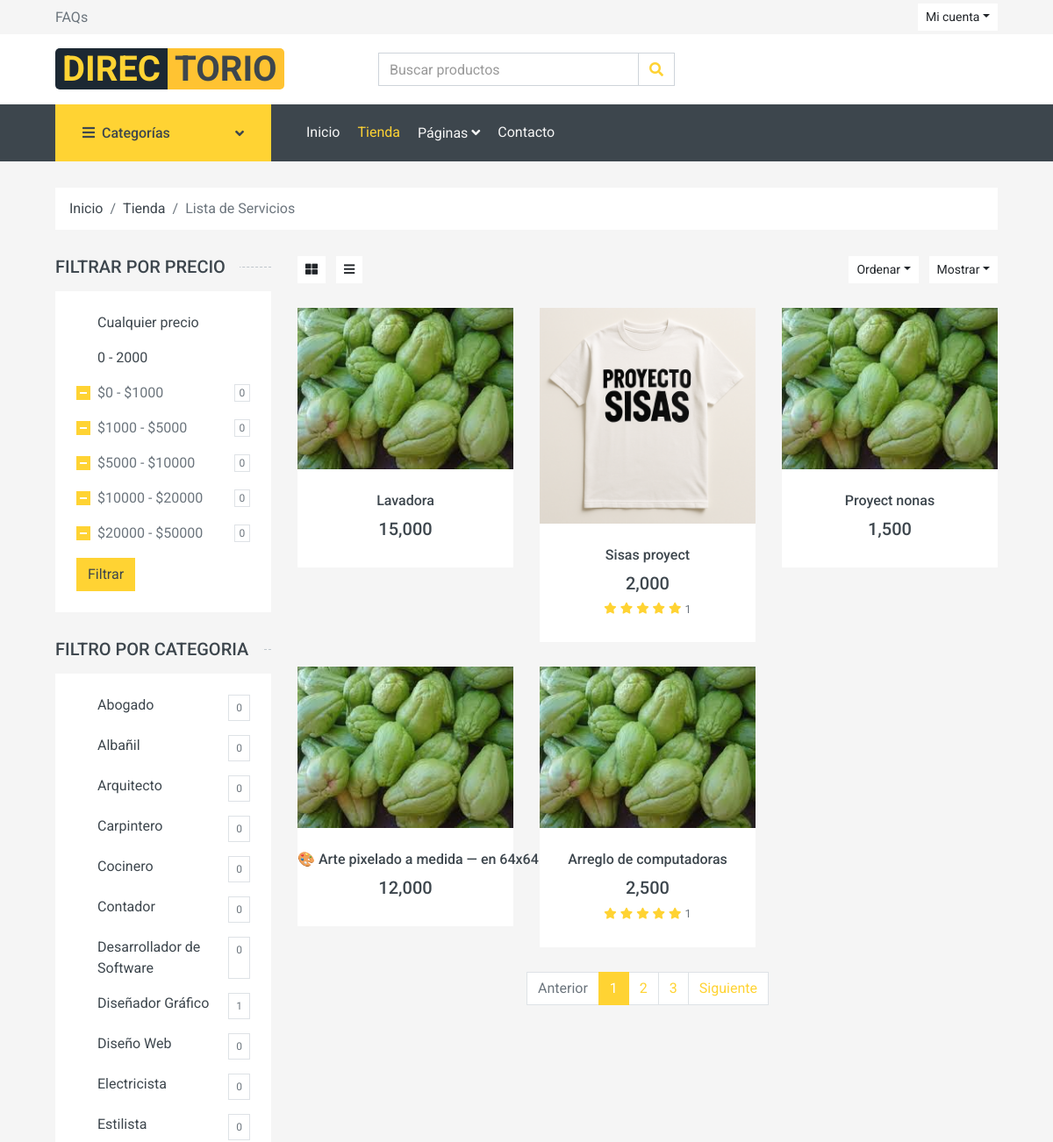
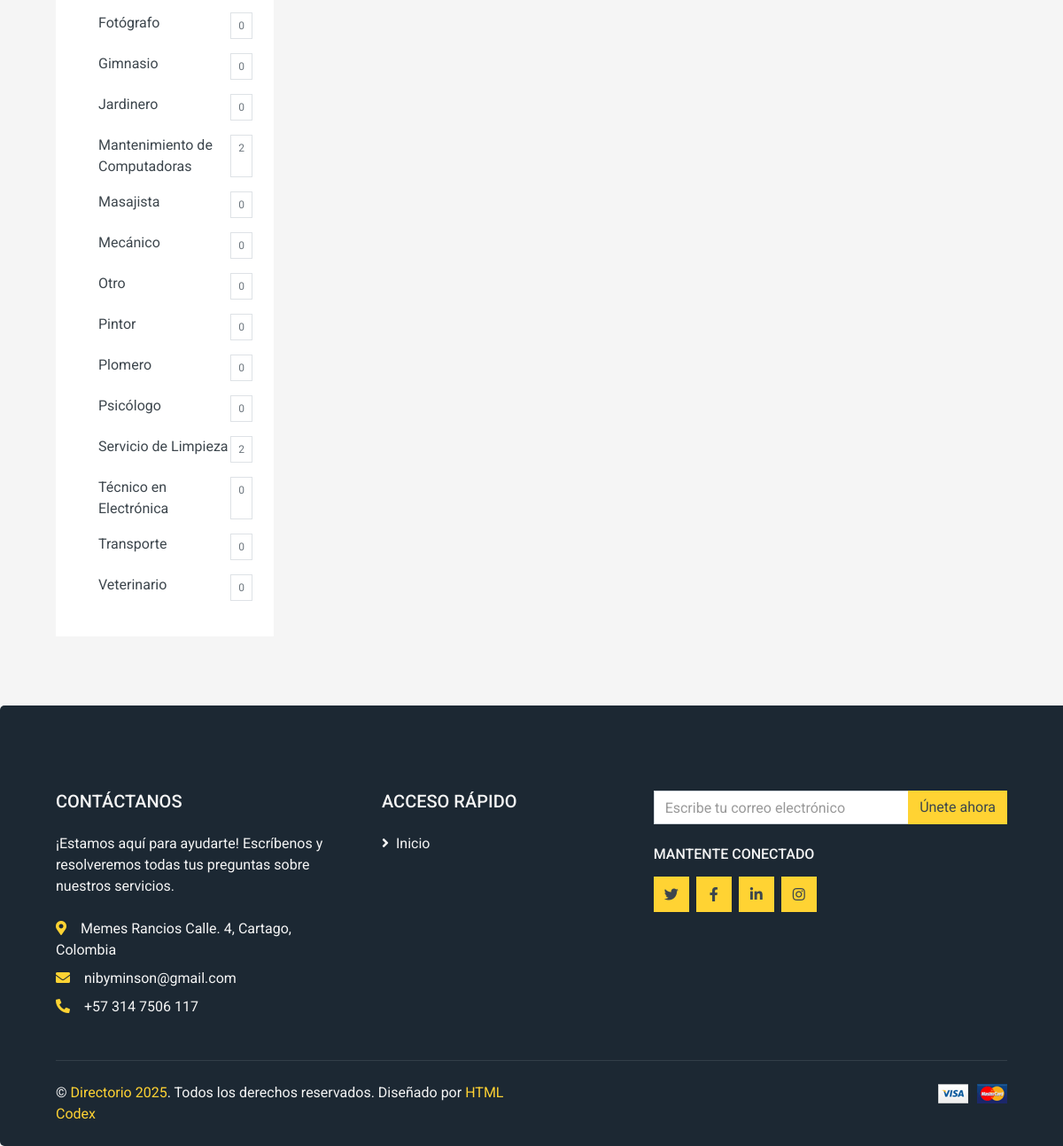
The app's page /rutas/rutas.php?page=shop with its own data (2 pictures, top to bottom).
### tables this page shows
CREATE TABLE `categoria` (
  `id_categoria` int(11) NOT NULL,
  `nombre` varchar(80) NOT NULL,
  `estado` varchar(100) NOT NULL DEFAULT 'Activo'
);

CREATE TABLE `servicio_imagenes` (
  `id` int(11) NOT NULL,
  `imagen_ref` varchar(200) NOT NULL,
  `servicio_id` int(11) NOT NULL
);

CREATE TABLE `servicio` (
  `id_servicio` int(11) NOT NULL,
  `titulo` varchar(500) DEFAULT NULL,
  `descripcion` varchar(500) DEFAULT NULL,
  `precio` decimal(10,0) NOT NULL,
  `fecha_creacion` datetime NOT NULL DEFAULT current_timestamp(),
  `usuario_id_usuario` int(11) NOT NULL,
  `categoria_id_categoria` int(11) NOT NULL,
  `estado` varchar(45) NOT NULL DEFAULT 'Activo',
  `barrio_id` int(11) NOT NULL,
  `direccion` varchar(100) DEFAULT 'No aplica'
);

### app/controladores/landingPageController.php (called while the page is built, shortened)
<?php
require_once(__DIR__ . '/../modelos/CategoryModel.php');
require_once(__DIR__ . '/../modelos/serviceModel.php');
require_once(__DIR__ . '/../modelos/reviewsModel.php');
class LandingPageController{
    private $categoryModel;
    private $serviceModel;
    private $reviewsModel;
    public function __construct(){
        $this->categoryModel = new CategoryModel;
        $this->serviceModel = new ServiceModel;
        $this->reviewsModel = new ReviewsModel;
    }
    public function ShopPage(){
        $data = $this->categoryModel->GetAllCategory();
        $services_count = [];
        $services = [];
        $filter_category = isset($_GET["category"]) ? intval($_GET["category"]) : null ;
        $min = isset($_GET["min"]) ? intval($_GET["min"]) : null ;
        $max = isset($_GET["max"]) ? intval($_GET["max"]) : null ;
        if (isset($filter_category) || (isset($min) && isset($max))) {
            if (isset($filter_category) && !isset($min) ) {
                if(!is_numeric($filter_category) || $filter_category < 1) {
                    header("Location: rutas.php?page=home");
                    die();
                }
                $services = $this->serviceModel->ServicesByCategory($filter_category);
            }else if(isset($min) && !isset($filter_category)){
                if ($min < 0 || $max <= $min) {
                    header("Location: rutas.php?page=home");
                    die();
                }
                $services = $this->serviceModel->ServicesByPrice($min,$max);
            }else{
            }
        }else {
            $services = $this->serviceModel->ServicesWithReviews();
        }
        $reviews = [];
        foreach ($services as $service) {
            $query = $this->reviewsModel->AllServicesReviews($service["id_servicio"]);
            $reviews[] = ["calificacion"=>$query[0]["calificacion"],"total_reviews"=>$query[0]["total_reviews"]];
        }
        foreach ($data as $category) {
            $query = $this->serviceModel->CountServiceByCategory($category["id_categoria"]);
            $services_count[] = ["service_count"=>$query[0]["service_count"]];
        }
        include_once(__DIR__ . '/../vistas/landing/shop.php');
    }
}

### app/modelos/reviewsModel.php (called while the page is built, shortened)
<?php
require_once(__DIR__ . '/../../configuracion/mysql.php');
class ReviewsModel extends Mysql{
    private $conn;
    public function __construct(){
        $mysql = new Mysql();
        $this->conn = $mysql->conect();
    }
    public function AllServicesReviews($service_id){
        $query = "SELECT AVG(reviews.calificacion) as calificacion, COUNT(*) as total_reviews
        FROM reviews
        WHERE reviews.servicio_id = ?
        LIMIT 9";
        $preparedStmt = $this->conn->prepare($query);
        $preparedStmt->execute([$service_id]);
        $data = $preparedStmt->fetchAll(PDO::FETCH_ASSOC);
        return $data;
    }
}

### configuracion/mysql.php (called while the page is built)
<?php
class Mysql{
    public $conect;
    private $DB_HOST = 'localhost';
    private $DB_NAME = 'directorio';
    private $DB_PORT = '3306';
    private $DB_USERNAME = 'root';
    private $DB_PASSWORD = '';
    private $DB_CHARSET = 'utf8mb4';
    public function __construct(){
        $connectionString = "mysql:host=".$this->DB_HOST. ";dbname=".$this->DB_NAME.";port=".$this->DB_PORT.";charset=".$this->DB_CHARSET;
        try{
            $this->conect = new PDO($connectionString, $this->DB_USERNAME, $this->DB_PASSWORD);
            $this->conect->setAttribute(PDO::ATTR_ERRMODE, PDO::ERRMODE_EXCEPTION);
        }catch(PDOException $e){
            echo "CONNECTION ERROR: " . $e->getMessage();
        }
    }
    public function conect(){
        return $this->conect;
    }
}

### app/modelos/serviceModel.php (called while the page is built, shortened)
<?php
require_once(__DIR__ . '/../../configuracion/mysql.php');
class ServiceModel extends Mysql {
    private $connection;
    public function __construct(){
        $mysql = new Mysql();
        $this->connection = $mysql->conect();
    }
    public function ServicesWithReviews(){
        $query = "SELECT s.id_servicio, s.titulo, s.precio,
        servicio_imagenes.imagen_ref as imagen_servicio
        FROM servicio s
        INNER JOIN servicio_imagenes on servicio_imagenes.servicio_id = s.id_servicio
        ";
        $preparedStmt = $this->connection->prepare($query);
        $preparedStmt->execute();
        $services = $preparedStmt->fetchAll(PDO::FETCH_ASSOC);
        return $services;
    }
    public function CountServiceByCategory($category_id){
        $query = "SELECT COUNT(s.categoria_id_categoria) AS service_count
        FROM servicio s
        WHERE s.categoria_id_categoria = ?";
        $preparedStmt = $this->connection->prepare($query);
        $preparedStmt->execute([$category_id]);
        $info = $preparedStmt->fetchAll(PDO::FETCH_ASSOC);
        return $info;
    }
}

### app/modelos/categoryModel.php (called while the page is built, shortened)
<?php
require_once(__DIR__ . '/../../configuracion/mysql.php');
class CategoryModel extends Mysql{
    private $connection;
    public function __construct(){
        $mysql = new Mysql();
        $this->connection = $mysql->conect();
    }
    public function GetAllCategory(){
        $query = "SELECT * FROM categoria ORDER BY nombre ASC";
        $preparedStmt = $this->connection->prepare($query);
        $preparedStmt->execute();
        $data = $preparedStmt->fetchAll(PDO::FETCH_ASSOC);
        return $data;
    }
}

### app/vistas/landing/shop.php (the view, shortened to what this page needs)
<?php
include_once RUTA_BASE . '/app/vistas/landing/plantilla/header.php';
?>
<body>
    <div class="container-fluid">
        <div class="row px-xl-5">
            <div class="col-12">
                <nav class="breadcrumb bg-light mb-30">
                    <a class="breadcrumb-item text-dark" href="<?= URL_BASE ?>/rutas/rutas.php?page=home">Inicio</a>
                    <a class="breadcrumb-item text-dark" href="<?= URL_BASE ?>/rutas/rutas.php?page=shop">Tienda</a>
                    <span class="breadcrumb-item active">Lista de Servicios</span>
                </nav>
            </div>
        </div>
    </div>
    <div class="container-fluid">
        <div class="row px-xl-5">
            <div class="col-lg-3 col-md-4">
                    <h5 class="section-title position-relative text-uppercase mb-3"><span class="bg-secondary pr-3">Filtrar por precio</span></h5>
                    <div class="bg-light p-4 mb-30">
                        <form action="rutas.php">
                                <div class="custom-control d-flex align-items-center justify-content-between mb-3">
                                    <a href="rutas.php?page=shop"
                                    class="text-dark">
                                        Cualquier precio
                                    </a>
                                </div>
                                <div class="custom-control d-flex align-items-center justify-content-between mb-3">
                                    <a href="rutas.php?page=shop&min0&max=2000"
                                    class="text-dark">
                                        0 - 2000
                                    </a>
                                </div>
                                <div class="custom-control custom-checkbox d-flex align-items-center justify-content-between mb-3">
                                    <label class="custom-control-label" for="price-1">$0 - $1000</label>
                                    <span class="badge border font-weight-normal">0</span>
                                </div>
                                <div class="custom-control custom-checkbox d-flex align-items-center justify-content-between mb-3">
                                    <label class="custom-control-label" for="price-2">$1000 - $5000</label>
                                    <span class="badge border font-weight-normal">0</span>
                                </div>
                                <div class="custom-control custom-checkbox d-flex align-items-center justify-content-between mb-3">
                                    <label class="custom-control-label" for="price-3">$5000 - $10000</label>
                                    <span class="badge border font-weight-normal">0</span>
                                </div>
                                <div class="custom-control custom-checkbox d-flex align-items-center justify-content-between mb-3">
                                    <label class="custom-control-label" for="price-4">$10000 - $20000</label>
                                    <span class="badge border font-weight-normal">0</span>
                                </div>
                                <div class="custom-control custom-checkbox d-flex align-items-center justify-content-between">
                                    <label class="custom-control-label" for="price-5">$20000 - $50000</label>
                                    <span class="badge border font-weight-normal">0</span>
                                </div>
                                <button class="btn btn-primary mt-3">Filtrar</button>
                        </form>
                    </div>
                    <h5 class="section-title position-relative text-uppercase mb-3"><span class="bg-secondary pr-3">Filtro por categoria</span></h5>
                    <div class="bg-light p-4 mb-30">
                        <?php foreach ($data as $index => $category) : ?>
                        <div class="custom-control mb-3 d-flex justify-content-between">
                            <a href="rutas.php?page=shop&category=<?= $category["id_categoria"]?>"
                            class="text-dark">
                                <?= $category["nombre"] ?>
                            </a>
                            <span class="badge border font-weight-normal p-2">
                                <?php echo $services_count[$index]["service_count"] ?>
                            </span>
                        </div>
                        <?php endforeach ?>
                    </div>
            </div>
            <main class="col-lg-9 col-md-8">
                <div class="row pb-3">
                    <div class="col-12 pb-1">
                        <div class="d-flex align-items-center justify-content-between mb-4">
                            <div>
                                <button class="btn btn-sm btn-light"><i class="fa fa-th-large"></i></button>
                                <button class="btn btn-sm btn-light ml-2"><i class="fa fa-bars"></i></button>
                            </div>
                            <div class="ml-2">
                                <div class="btn-group">
                                    <button type="button" class="btn btn-sm btn-light dropdown-toggle" data-toggle="dropdown">Ordenar</button>
                                </div>
                                <div class="btn-group ml-2">
                                    <button type="button" class="btn btn-sm btn-light dropdown-toggle" data-toggle="dropdown">Mostrar</button>
                                </div>
                            </div>
                        </div>
                    </div>
                    <?php if (count($services) > 0) : ?>
                        <?php foreach($services as $index => $service) : ?>
                            <div class="col-lg-4 col-md-6 col-sm-6 pb-1">
                                <div class="product-item bg-light mb-4">
                                    <div class="product-img position-relative overflow-hidden">
                                        <img class="img-fluid w-100" src="<?= URL_BASE ?>/publico/img/servicios/<?= $service["imagen_servicio"] ?>" alt="Imagen del servicio">
                                        <div class="product-action">
                                        </div>
                                    </div>
                                    <div class="text-center py-4">
                                        <a class="h6 text-decoration-none text-truncate" href="<?= URL_BASE ?>/rutas/rutas.php?page=service&id=<?= $service["id_servicio"] ?>">
                                            <?= $service["titulo"] ?>
                                        </a>
                                        <div class="d-flex align-items-center justify-content-center mt-2">
                                            <h5><?= number_format($service["precio"]) ?></h5>
                                        </div>
                                        <?php if($reviews[$index]["total_reviews"] > 0) : ?>
                                        <div class="d-flex align-items-center justify-content-center mb-1">
                                            <small class="fa fa-star text-primary mr-1"></small>
                                            <small class="fa fa-star text-primary mr-1"></small>
                                            <small class="fa fa-star text-primary mr-1"></small>
                                            <small class="fa fa-star text-primary mr-1"></small>
                                            <small class="fa fa-star text-primary mr-1"></small>
                                            <small><?= $reviews[$index]["total_reviews"] ?></small>
                                        </div>
                                        <?php endif ?>
                                    </div>
                                </div>
                            </div>
                        <?php endforeach ?>
                    <?php else : ?>
                        <div class="card w-100 p-3">
                            <p class="text-center text-black h3">No hay servicios...</p>
                        </div>
                    <?php endif ?>
                    <?php if (count($services) > 0) : ?>
                        <div class="col-12">
                            <nav>
                            <ul class="pagination justify-content-center">
                                <li class="page-item disabled"><a class="page-link" href="#">Anterior</span></a></li>
                                <li class="page-item active"><a class="page-link" href="#">1</a></li>
                                <li class="page-item"><a class="page-link" href="#">2</a></li>
                                <li class="page-item"><a class="page-link" href="#">3</a></li>
                                <li class="page-item"><a class="page-link" href="#">Siguiente</a></li>
                            </ul>
                            </nav>
                        </div>
                    <?php endif ?>
                </div>
            </main>
        </div>
    </div>
<?php include_once RUTA_BASE . '/app/vistas/landing/plantilla/footer.php'; ?>

### records on screen
categoria: nombre "Abogado", service_count "0"
categoria: nombre "Albañil", service_count "0"
categoria: nombre "Arquitecto", service_count "0"
categoria: nombre "Carpintero", service_count "0"
categoria: nombre "Cocinero", service_count "0"
categoria: nombre "Contador", service_count "0"
categoria: nombre "Desarrollador de Software", service_count "0"
categoria: nombre "Diseñador Gráfico", service_count "1"
categoria: nombre "Diseño Web", service_count "0"
categoria: nombre "Electricista", service_count "0"
categoria: nombre "Estilista", service_count "0"
categoria: nombre "Fotógrafo", service_count "0"
categoria: nombre "Gimnasio", service_count "0"
categoria: nombre "Jardinero", service_count "0"
categoria: nombre "Mantenimiento de Computadoras", service_count "2"
categoria: nombre "Masajista", service_count "0"
categoria: nombre "Mecánico", service_count "0"
categoria: nombre "Otro", service_count "0"
categoria: nombre "Pintor", service_count "0"
categoria: nombre "Plomero", service_count "0"
categoria: nombre "Psicólogo", service_count "0"
categoria: nombre "Servicio de Limpieza", service_count "2"
categoria: nombre "Técnico en Electrónica", service_count "0"
categoria: nombre "Transporte", service_count "0"
categoria: nombre "Veterinario", service_count "0"
servicio_imagenes: imagen_ref (picture), servicio.titulo "Lavadora", servicio.precio "15,000"
servicio_imagenes: imagen_ref (picture), servicio.titulo "Sisas proyect", servicio.precio "2,000", total_reviews "1"
servicio_imagenes: imagen_ref (picture), servicio.titulo "Proyect nonas", servicio.precio "1,500"
servicio_imagenes: imagen_ref (picture), servicio.titulo "🎨 Arte pixelado a medida — en 64x64 y 128x128", servicio.precio "12,000"
servicio_imagenes: imagen_ref (picture), servicio.titulo "Arreglo de computadoras", servicio.precio "2,500", total_reviews "1"
